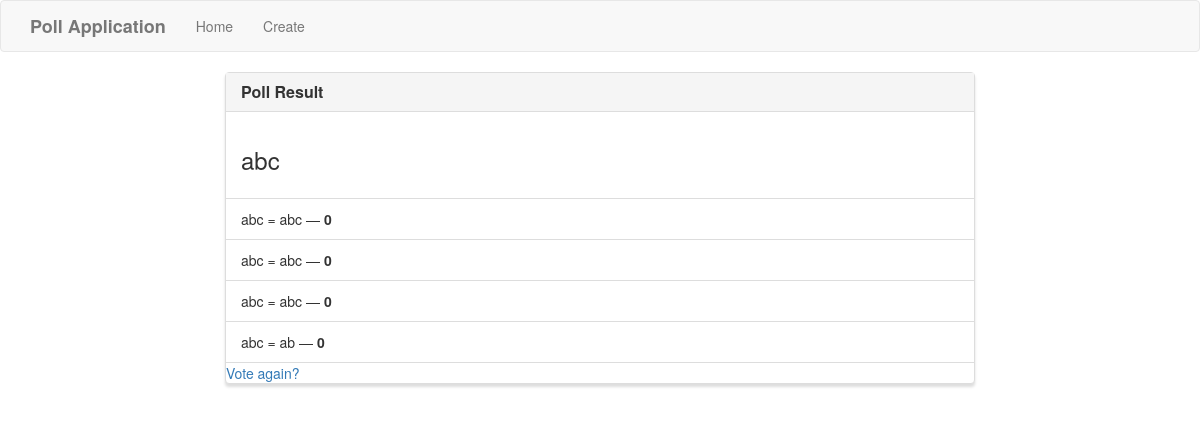
Page /polls/14/results/ on the committed database.
### polls/models.py (models this page shows, shortened)
class Question(models.Model):
    question_text = models.CharField(max_length=200)
    pub_date = models.DateTimeField("date published",auto_now_add=True)

class Choice(models.Model):
    question = models.ForeignKey(Question, on_delete=models.CASCADE)
    choice_text = models.CharField(max_length=200)
    votes = models.IntegerField(default=0)
    def __str__(self):
        return self.question.question_text + " = "+self.choice_text

### polls/views.py (the view)
# urls.py: path("<int:pk>/results/", views.ResultsView.as_view(), name="results"),
class ResultsView(generic.DetailView):
    model = Question
    template_name = "polls/results.html"

### polls/templates/polls/results.html (shortened to what this page needs)
{% extends "polls/base.html" %}
{% block main %}
<div class="row">
    <div class="col-lg-8 col-lg-offset-2">
        <div class="panel panel-default">
            <div class="panel-heading">
                <h3 class="panel-title">Poll Result</h3>
            </div>
            <div class="panel-body">
                <h3>{{question.question_text}}</h3>
            </div>
            <ul class="list-group">
                {% for choice in question.choice_set.all %}
                <li class="list-group-item">{{choice}} &mdash; <strong>{{choice.votes}}</strong></li>
            {% endfor %}
            </ul>
            <a href="{% url 'polls:detail' question.id %}">Vote again?</a>
        </div>
    </div>
</div>
{% endblock %}

### polls/static/style.css (style rules this page uses)
.panel-default > .panel-heading { color: #333; border-top-left-radius: 0; border-top-right-radius: 0; }
.panel { box-shadow: 0px 3px 3px 0px #ddd; }
a.navbar-brand, .panel-title { font-weight: bolder; }

### rows in the picture
Question: question_text "abc"
Choice: question+choice_text "abc = abc", votes "0"
Choice: question+choice_text "abc = abc", votes "0"
Choice: question+choice_text "abc = abc", votes "0"
Choice: question+choice_text "abc = ab", votes "0"
